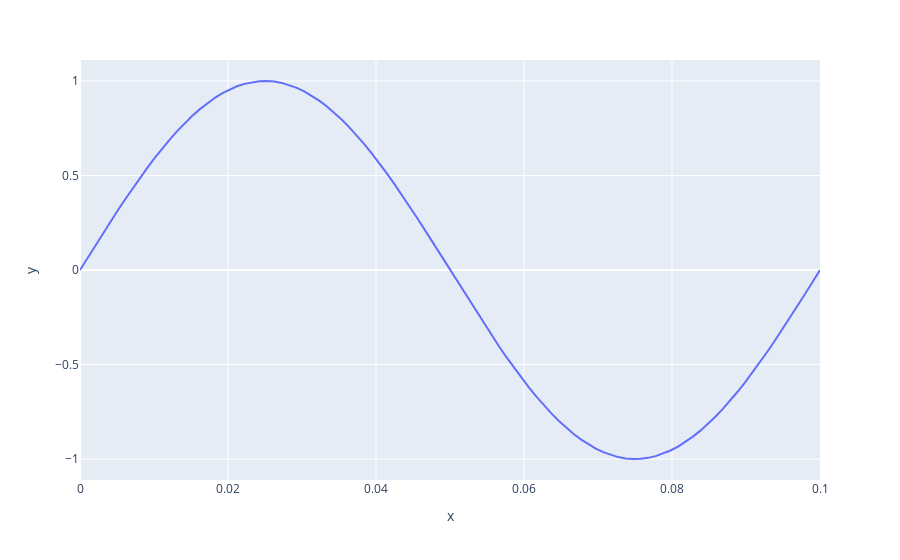

The cell this chart's notebook holds for it:
### Markdown cell above
## Acústica

Acústica es la rama de la física que estudia los fenómenos asociados a la **generación**, **propagación** y **recepción** del sonido.

El **sonido** es una perturbación producida en un medio elástico, como el *aire*. Aquellas perturbaciones suelen ser extremadamente pequeñas, pero alguna *suficientemente* grande será visible al ojo humano, como en el [siguiente caso (min 4:37)](https://www.youtube.com/watch?v=sv0tGx80yLk).

La acústica al ser una rama de la física, interactúa constantemente con otras ramas, las que se nombran a continuación.

| Medio | Rama de la física |
| ----------- | ----------- |
| Sólidos  | Mecánica |
| Fluidos (Aire) | Acústica |
| Vacío | Electromagnetismo |

Los ejemplos de interacción entre estas tres ramas de la física más conocidos son los **micrófonos** y **altavoces**.

### Sonido

Entenderemos como **sonido** a aquellas pertubaciones en el aire (desde ahora **señales acústicas**) que pueden ser percibidas por el ser humano. El oído humano es capaz de escuchar las perturbaciones sonoras entre las 20 y las 20.000 oscilaciones por cada segundo (o Hz). Todo lo demás es imperceptible por el oído humano, siendo el rango inferior conocido como **infrasonido** y el superior como **ultrasonido**.


**<center>Rangos de frecuencia</center>**

| Menor a 20 Hz | Entre 20 Hz a 20 kHz | Mayor a 20 kHz |
| ----------- | ----------- | ----------- | 
| Infrasonido  | Sonido | Ultrasonido |

<!-- ![convert notebook to web app](https://raw.githubusercontent.com/mljar/visual-identity/main/mercury/mercury_convert_notebook.png)
-->

### Elementos del sonido

Actualmente se reconocen cinco elementos del sonido: **amplitud**, **frecuencia**, **timbre**, **duración** y **ataque**.

* **Amplitud:**  Se refiere al tamaño de la onda y está relacionado con la intensidad sonora, o dicho de otra forma: **sonoridad** (*loudness*).
* **Tono:**  Se refiere a la altura tonal de la onda y está relacionada con la **frecuencia de oscilación**.
* **Timbre:** Se refiere a la cualidad que hace distinguibles a las fuentes sonoras. Está relacionada con la **forma de la onda** y su **espectro de frecuencias**.
* **Duración:** El **tiempo** en que el sonido se mantiene en ejecución.
* **Ataque:** El tiempo en que el sonido demora en llegar, desde el silencio hasta su máxima amplitud. Está relacionada con la *percusividad* del sonido.

Consideremos un **tono puro**. La ecuación que lo representa se muestra a continuación:

$$y = A\sin(\omega t + \phi)$$

En donde:
* $y$ es la posición de la onda en un tiempo determinado.
* $A$ es la amplitud de la onda.
* $\omega$ es la velocidad angular de la oscilación. Se puede obtener conociendo la frecuencia de la onda, mediante $\omega = 2\pi f$.
* $t$ es un instante de tiempo determinado.
* $\phi$ es el desfase de la onda respecto de un comienzo determinado.

La gráfica interactiva a continuación nos muestra la forma de este tono puro.

### Code cell
import numpy as np
import pandas as pd
import plotly.express as px

amp = 1.0
freq = 10
phase = 0
t = np.linspace(0, 0.1, 100)
y = amp * np.sin(2 * np.pi * freq * x + phase)


fig = px.line({'x': t, 'y': y}, x='x', y='y')

fig.show()

### Figure 1 — Plotly figure (JSON) as saved in the notebook; plotly's stock layout.template omitted (floating-point values rounded to 4 significant figures)
{"data": [{"hovertemplate": "x=%{x}<br>y=%{y}<extra></extra>", "legendgroup": "", "line": {"color": "#636efa", "dash": "solid"}, "marker": {"symbol": "circle"}, "mode": "lines", "name": "", "orientation": "v", "showlegend": false, "type": "scatter", "x": [0, 0.00101, 0.00202, 0.00303, 0.00404, 0.005051, 0.006061, 0.007071, 0.008081, 0.009091, 0.0101, 0.01111, 0.01212, 0.01313, 0.01414, 0.01515, 0.01616, 0.01717, 0.01818, 0.01919, 0.0202, 0.02121, 0.02222, 0.02323, 0.02424, 0.02525, 0.02626, 0.02727, 0.02828, 0.02929, 0.0303, 0.03131, 0.03232, 0.03333, 0.03434, 0.03535, 0.03636, 0.03737, 0.03838, 0.03939, 0.0404, 0.04141, 0.04242, 0.04343, 0.04444, 0.04545, 0.04646, 0.04747, 0.04848, 0.04949, 0.05051, 0.05152, 0.05253, 0.05354, 0.05455, 0.05556, 0.05657, 0.05758, 0.05859, 0.0596, 0.06061, 0.06162, 0.06263, 0.06364, 0.06465, 0.06566, 0.06667, 0.06768, 0.06869, 0.0697, 0.07071, 0.07172, 0.07273, 0.07374, 0.07475, 0.07576, 0.07677, 0.07778, 0.07879, 0.0798, 0.08081, 0.08182, 0.08283, 0.08384, 0.08485, 0.08586, 0.08687, 0.08788, 0.08889, 0.0899, 0.09091, 0.09192, 0.09293, 0.09394, 0.09495, 0.09596, 0.09697, 0.09798, 0.09899, 0.1], "xaxis": "x", "y": [0, 0.06342, 0.1266, 0.1893, 0.2511, 0.312, 0.3717, 0.4298, 0.4862, 0.5406, 0.5929, 0.6428, 0.6901, 0.7346, 0.7761, 0.8146, 0.8497, 0.8815, 0.9096, 0.9341, 0.9549, 0.9718, 0.9848, 0.9938, 0.9989, 0.9999, 0.9969, 0.9898, 0.9788, 0.9638, 0.945, 0.9224, 0.896, 0.866, 0.8326, 0.7958, 0.7557, 0.7127, 0.6668, 0.6182, 0.5671, 0.5137, 0.4582, 0.4009, 0.342, 0.2817, 0.2203, 0.158, 0.09506, 0.03173, -0.03173, -0.09506, -0.158, -0.2203, -0.2817, -0.342, -0.4009, -0.4582, -0.5137, -0.5671, -0.6182, -0.6668, -0.7127, -0.7557, -0.7958, -0.8326, -0.866, -0.896, -0.9224, -0.945, -0.9638, -0.9788, -0.9898, -0.9969, -0.9999, -0.9989, -0.9938, -0.9848, -0.9718, -0.9549, -0.9341, -0.9096, -0.8815, -0.8497, -0.8146, -0.7761, -0.7346, -0.6901, -0.6428, -0.5929, -0.5406, -0.4862, -0.4298, -0.3717, -0.312, -0.2511, -0.1893, -0.1266, -0.06342, -2.449e-16], "yaxis": "y"}], "layout": {"autosize": true, "legend": {"tracegroupgap": 0}, "margin": {"t": 60}, "xaxis": {"anchor": "y", "autorange": true, "domain": [0, 1], "range": [0, 0.1], "title": {"text": "x"}, "type": "linear"}, "yaxis": {"anchor": "x", "autorange": true, "domain": [0, 1], "range": [-1.111, 1.111], "title": {"text": "y"}, "type": "linear"}}}
